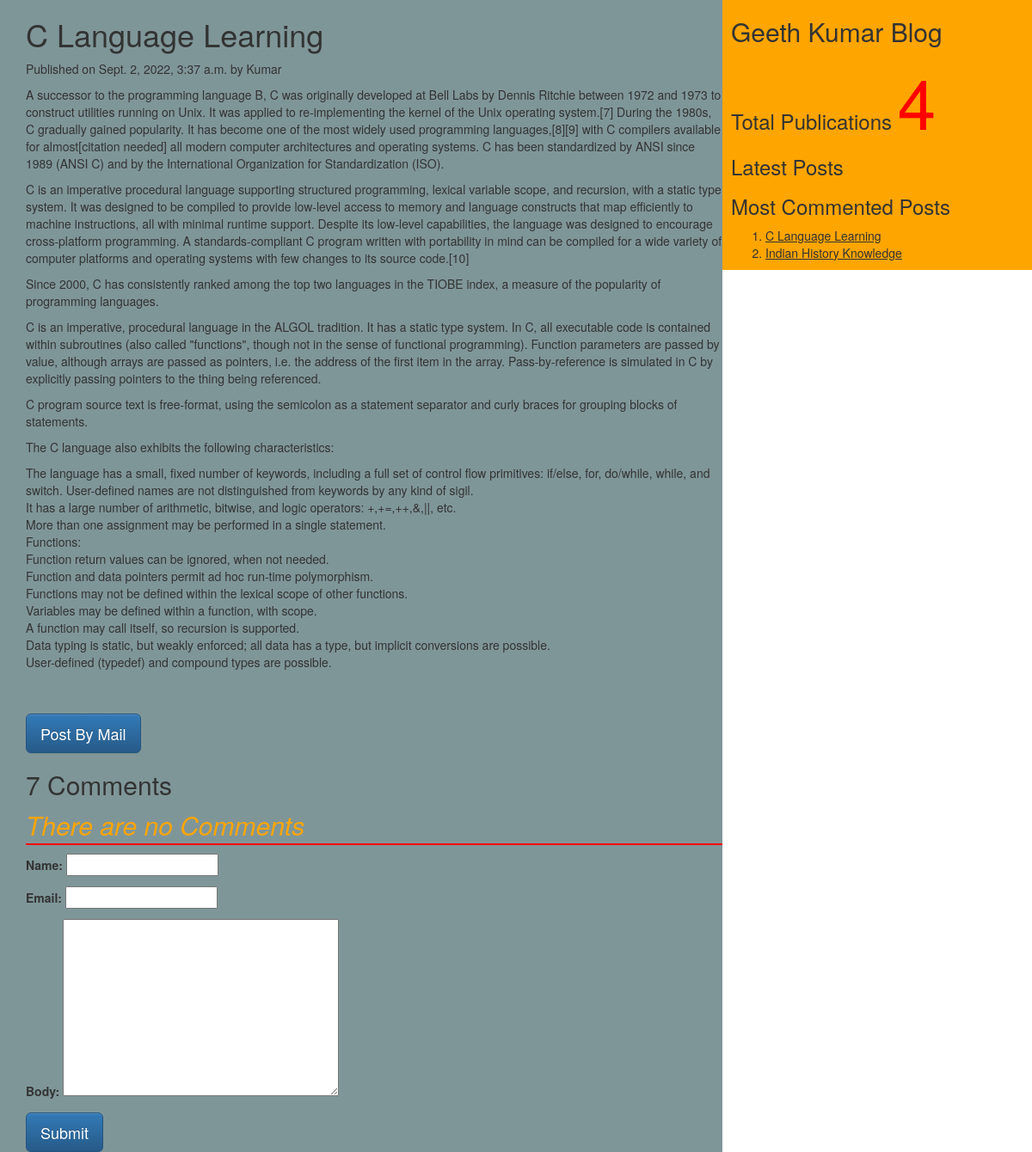
The page /2022/09/02/c-language-learning on the database its author committed.
### myApp/models.py (models this page shows, shortened)
class Post(models.Model):
    tags=TaggableManager()
    STATUS_CHOICE=(('draft','Draft'),('published','Published'))
    title=models.CharField(max_length=200)
    slug=models.SlugField(max_length=50,unique_for_date='publish')
    author=models.ForeignKey(User,related_name='blog_post',on_delete=models.CASCADE)#user table refering auth module
    body=models.TextField()
    publish=models.DateTimeField(default=timezone.now)
    created=models.DateTimeField(auto_now_add=True)
    updated=models.DateTimeField(auto_now=True)
    status=models.CharField(max_length=20,choices=STATUS_CHOICE,default='draft')
    objects=CustomManager()
    class Meta:
        ordering=('-publish',)
    def get_absolute_url(self):
        return reverse('post_detail',args=[self.publish.year,self.publish.strftime('%m'),self.publish.strftime('%d'),self.slug])

### myApp/views.py (the view, shortened to what this page needs)
# urls.py: url(r'(?P<year>\d{4})/(?P<month>\d{2})/(?P<day>\d{2})/(?P<post>[-\w]+)',views.post_detail_view,name='post_detail'),
def post_detail_view(request,year,month,day,post):
    post=get_object_or_404(Post,slug=post,publish__year=year,publish__month=month,publish__day=day)
    comments=post.comments.filter(active=True)
    csubmit=False
    form=CommentForm()
    d={'post':post,'form':form,'csubmit':csubmit,'comments':comments}
    return render(request,'myApp/post_detail.html',d)

### myApp/forms.py
class CommentForm(forms.ModelForm):
    class Meta:
        model=Comment
        fields=('name','email','body')

### myApp/models.py (called while the page is built)
    def get_queryset(self):
        return super().get_queryset().filter(status='published')

### myApp/templatetags/mytags.py (called while the page is built)
@register.simple_tag #using register variable we are accessing simple_tag
def total_posts():
    return Post.objects.count() #returns total number of posts

@register.inclusion_tag('myApp/latest_post.html')
def show_latest_posts(count=3):
    latest_posts=Post.objects.order_by('-publish')[:count] #collect the posts based on latest published date with respect to specified count
    return {'latest_posts':latest_posts}

@register.simple_tag
def get_most_commented_posts(count=2):
    return Post.objects.annotate(total_comments=Count('comments')).order_by('-total_comments')[:count]

### templates/myApp/post_detail.html (shortened to what this page needs)
<!DOCTYPE html>
<html lang="en" dir="ltr">
{%extends 'myApp/parent.html'%}
    {%block content_block%}
    <h1>{{post.title}}</h1>
    <p>Published on {{post.publish}} by {{post.author|title}}</p>
    {{post.body|linebreaks}} <br><br>
    <a href="/{{post.id}}/share" class="btn btn-lg btn btn-primary">Post By Mail</a>
    {%with comments.count as comments_count%}
    <h2>{{comments_count}} Comment{{comments_count|pluralize}}</h2>
    {%endwith%}
    {%if commments%}
      {%for c in comments%}
      <p>Comment {{forloop.counter}} by {{c.name}}</p>
    <div>{{c.body|linebreaks}}</div>
    <hr>
    {%endfor%}
    {%else%}
      <p style="color:orange;font-size: 30px;font-style: italic; border-bottom:2px red solid">There are no Comments</p>
    {%endif%}
     {%if csubmit%}
     <h2>Thank You...Your comment has been added successfully</h2>
    {%else%}
    <form  method="post">
        {{form.as_p}}
        <input type="submit" class="btn btn-lg btn-primary" value="Submit">
      </form>
      {%endif%}
    {%endblock%}

### templates/myApp/parent.html (shortened to what this page needs)
<!DOCTYPE html>
<html lang="en" dir="ltr">
{%load mytags%}
  <head>
    <link rel="stylesheet" href="https://maxcdn.bootstrapcdn.com/bootstrap/3.3.7/css/bootstrap.min.css">
<link rel="stylesheet" href="https://maxcdn.bootstrapcdn.com/bootstrap/3.3.7/css/bootstrap-theme.min.css">
  </head>
  <body>
    <div class="content" style="width:70%;float:left;background-color:#7f9699;height=100%;padding:0 0 0 30px">
      {%block content_block%}
      {%endblock%}
    </div>
    <div class="sidebar" style="width:30%;float:right;background-color:orange;height=100%;padding:0 0 0 10px">
      <h2>Geeth Kumar Blog</h2>
      <h3>Total Publications
           <span style="color:red;font-size:80px">{%total_posts%}</span>
           <h3>Latest Posts</h3>
           {% show_latest_posts 1 %}
           <h3>Most Commented Posts</h3>
           {%get_most_commented_posts as m%}
           <ol>
             {%for post in m%}
             <li><a href="{{post.get_absolute_url}}"></a><u>{{post.title}}</u></li>
             {%endfor%}
           </ol>
      </h3>
    </div>
  </body>
</html>

### rows shown on the page
Post: title "C Language Learning", publish "Sept. 2, 2022, 3:37 a.m.", author "Kumar", body "A successor to the programming language B, C was originally developed at Bell Labs by Dennis Ritchie between 1972 and 1973 to construct utilities running on Unix. It was applied to re-implementing the kernel of the Unix operating system.[7] During the 1980s, C gradually gained popularity. It has become one of the most widely used programming languages,[8][9] with C compilers available for almost[citation needed] all modern computer architectures and operating systems. C has been standardized by ANSI since 1989 (ANSI C) and by the International Organization for Standardization (ISO). C is an imperative procedural language supporting structured programming, lexical variable scope, and…"
Post: title "Indian History Knowledge"

### other values the page prints
{{ comments_count }} "7"
